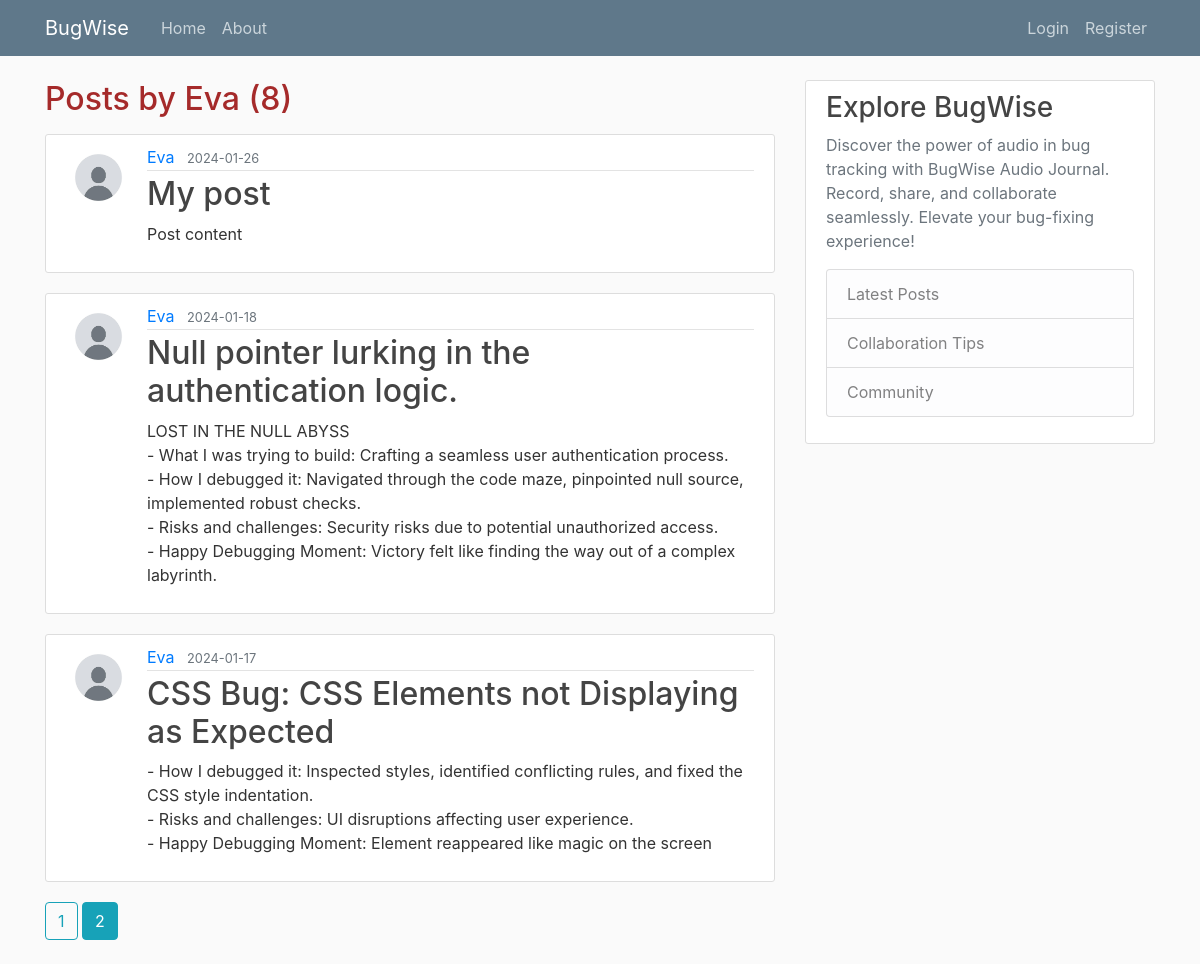
Screenshot of /user/Eva?page=2 with the database file from the repository.
### audio_journal/models.py (models this page shows, shortened)
class User(db.Model, UserMixin):
    id = db.Column(db.Integer, primary_key=True)
    username = db.Column(db.String(20), unique=True, nullable=False)
    email = db.Column(db.String(120), unique=True, nullable=False)
    image_file = db.Column(db.String(20), nullable=False,
                           default='default.jpg')
    password = db.Column(db.String(60), nullable=False)
    posts = db.relationship('Post', backref='author', lazy=True)

class Post(db.Model):
    id = db.Column(db.Integer, primary_key=True)
    title = db.Column(db.String(100), nullable=False)
    date_posted = db.Column(db.DateTime, nullable=False,
                            default=datetime.utcnow)
    content = db.Column(db.Text, nullable=False)
    audio_data = db.Column(db.String(255), nullable=True)  # New field for audio data
    user_id = db.Column(db.Integer, db.ForeignKey('user.id'), nullable=False)

### audio_journal/routes.py (the view)
@app.route("/user/<string:username>")
def user_posts(username):
    page = request.args.get('page', 1, type=int)
    user = User.query.filter_by(username=username).first_or_404()
    posts = Post.query.filter_by(author=user)\
        .order_by(Post.date_posted.desc())\
        .paginate(page=page, per_page=5)
    return render_template("user_posts.html", posts=posts, user=user)

### audio_journal/templates/user_posts.html (shortened to what this page needs)
{% extends "layout.html" %}
{% block content %}
    <h2 class="mb-3" style="color: brown;">Posts by {{ user.username }} ({{ posts.total }})</h2>
    {% for post in posts.items %}
        <article class="media content-section">
            <img class="rounded-circle article-img" src="{{ url_for('static', filename='profile_pics/' + post.author.image_file) }}" alt="User image attached to a post">
            <div class="media-body">
                <div class="article-metadata">
                    <a class="mr-2" href="{{ url_for('user_posts', username=post.author.username) }}">{{ post.author.username }}</a>
                    <small class="text-muted">{{ post.date_posted.strftime("%Y-%m-%d") }}</small>
                </div>
                <h2><a class="article-title" href="{{ url_for('post', post_id=post.id) }}">{{ post.title }}</a></h2>
                <p class="article-content">{{ post.content }}</p>
            </div>
        </article>
    {% endfor %}
    {% for page_num in posts.iter_pages(left_edge=1, right_edge=1, left_current=1, right_current=2) %}
        {% if page_num %}
            {% if posts.page == page_num %}
                <a class="btn btn-info mb-4" href="{{ url_for('user_posts', username=user.username, page=page_num) }}">{{ page_num }}</a>
            {% else %}
                <a class="btn btn-outline-info mb-4" href="{{ url_for('user_posts', username=user.username, page=page_num) }}">{{ page_num }}</a>
            {% endif %}
        {% else %}
            ...
        {% endif %}
    {% endfor %}
{% endblock content %}

### audio_journal/static/main.css (style rules this page uses)
body { background: #fafafa; color: #333333; margin-top: 5rem; }
h1, h2, h3, h4, h5, h6 { color: #444444; }
.content-section { background: #ffffff; padding: 10px 20px; border: 1px solid #dddddd; border-radius: 3px; margin-bottom: 20px; }
.article-title { color: #444444; }
.article-content { white-space: pre-line; }
.article-img { height: 65px; width: 65px; margin-right: 16px; }
.article-metadata { padding-bottom: 1px; margin-bottom: 4px; border-bottom: 1px solid #e3e3e3 }

### rows the page displays
User: username "Eva"
Post: image_file (placeholder picture), author.username "Eva", date_posted "2024-01-26", title "My post", content "Post content"
Post: image_file (placeholder picture), author.username "Eva", date_posted "2024-01-18", title "Null pointer lurking in the authentication logic.", content "LOST IN THE NULL ABYSS - What I was trying to build: Crafting a seamless user authentication process. - How I debugged it: Navigated through the code maze, pinpointed null source, implemented robust checks. - Risks and challenges: Security risks due to potential unauthorized access. - Happy Debugging Moment: Victory felt like finding the way out of a complex labyrinth."
Post: image_file (placeholder picture), author.username "Eva", date_posted "2024-01-17", title "CSS Bug: CSS Elements not Displaying as Expected", content "- How I debugged it: Inspected styles, identified conflicting rules, and fixed the CSS style indentation. - Risks and challenges: UI disruptions affecting user experience. - Happy Debugging Moment: Element reappeared like magic on the screen"

### other values shown
{{ posts.total }} "8"
{{ page_num }} "1"
{{ page_num }} "2"
